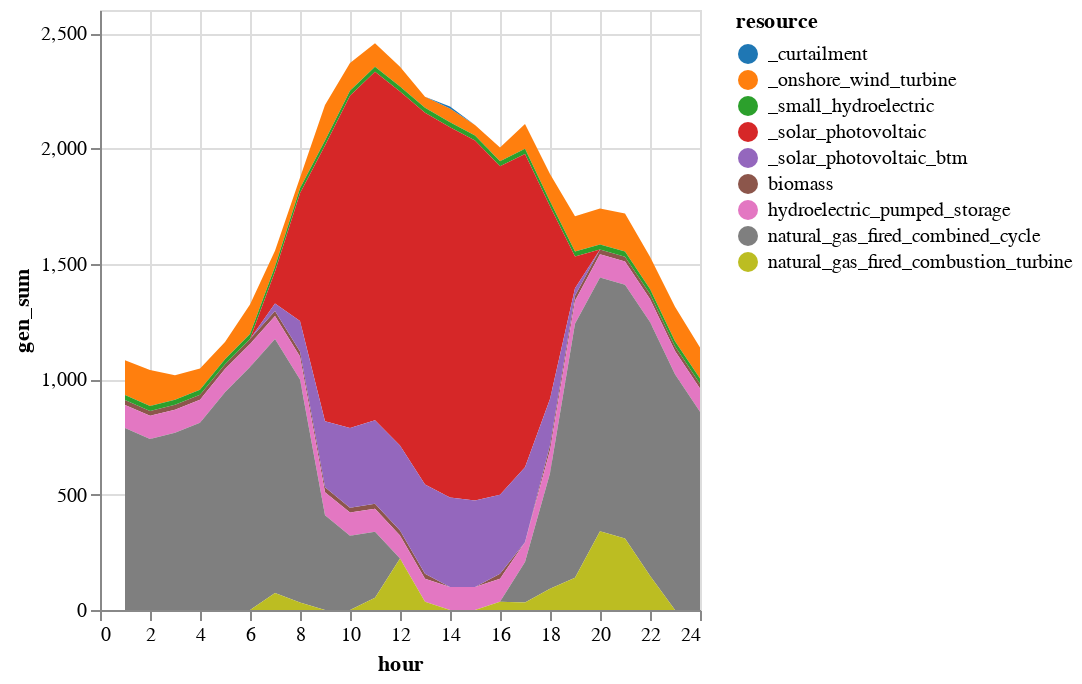

Write notebook code for a chart like this one.
### Markdown cell above
**B. Zero startup costs sensitivity**

Next, create a modified version of the generator dataframe (`gen_df_sens = copy(gen_df)`) and set the startup costs for all generators to be 0.

Rerun the UC and compare with the first solution. What are the main differences and why?

### Code cell
# Create a copy, so we can mess around with it if we want...
gen_df_sens = copy(gen_df)
gen_df_sens.start_cost_per_mw = 0
solution_sens = unit_commitment_simple(gen_df_sens, Demand, gen_variable_long)
p_sens = plot_solution(solution_sens, gen_df_sens)

### Figure 1 — Vega-Lite specification as saved in the notebook (floating-point values rounded to 4 significant figures; data arrays with more than 128 entries replaced by an {"elided": "..."} marker saying what was removed)
{"data": {"values": {"elided": "216 records"}}, "encoding": {"color": {"field": "resource", "scale": {"scheme": "category10"}, "type": "nominal"}, "x": {"field": "hour", "type": "quantitative"}, "y": {"field": "gen_sum", "stack": "zero", "type": "quantitative"}}, "mark": "area"}
